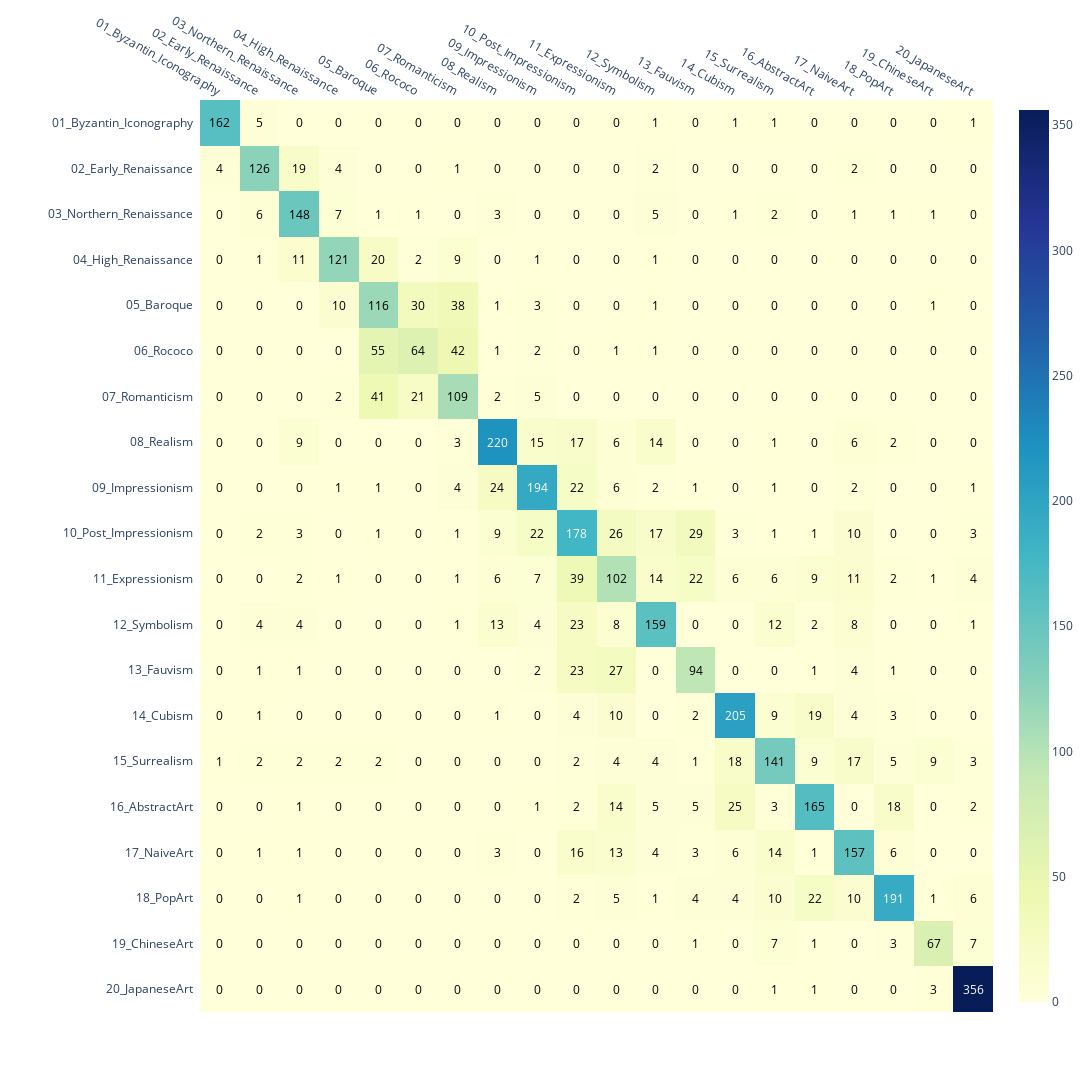

Source (notebook cell):
### Code cell
confusion_matrix(pred, target, ds.classes)
